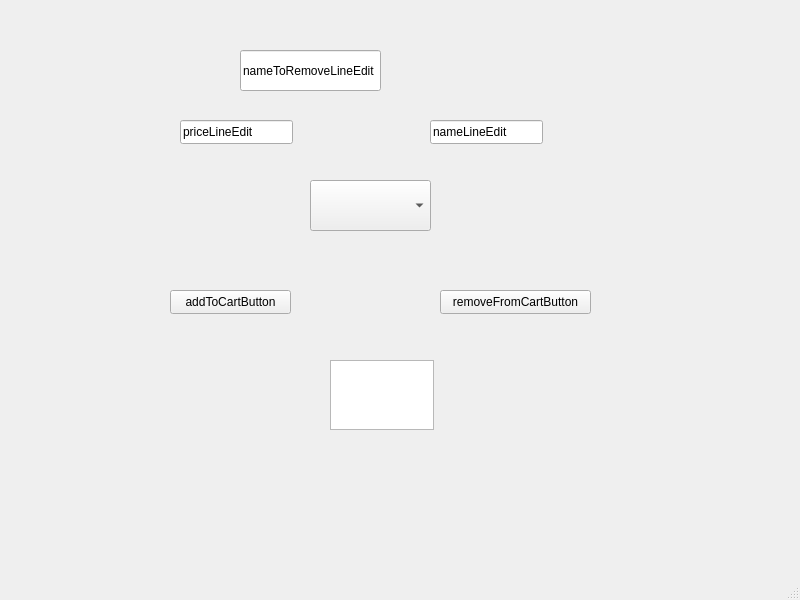
<?xml version="1.0" encoding="UTF-8"?>
<ui version="4.0">
 <class>MainWindow</class>
 <widget class="QMainWindow" name="MainWindow">
  <property name="geometry">
   <rect>
    <x>0</x>
    <y>0</y>
    <width>800</width>
    <height>600</height>
   </rect>
  </property>
  <property name="windowTitle">
   <string>MainWindow</string>
  </property>
  <widget class="QWidget" name="centralwidget">
   <widget class="QLineEdit" name="priceLineEdit">
    <property name="geometry">
     <rect>
      <x>180</x>
      <y>120</y>
      <width>113</width>
      <height>24</height>
     </rect>
    </property>
    <property name="text">
     <string>priceLineEdit</string>
    </property>
   </widget>
   <widget class="QLineEdit" name="nameLineEdit">
    <property name="geometry">
     <rect>
      <x>430</x>
      <y>120</y>
      <width>113</width>
      <height>24</height>
     </rect>
    </property>
    <property name="text">
     <string>nameLineEdit</string>
    </property>
   </widget>
   <widget class="QComboBox" name="partComboBox">
    <property name="geometry">
     <rect>
      <x>310</x>
      <y>180</y>
      <width>121</width>
      <height>51</height>
     </rect>
    </property>
   </widget>
   <widget class="QPushButton" name="addToCartButton">
    <property name="geometry">
     <rect>
      <x>170</x>
      <y>290</y>
      <width>121</width>
      <height>24</height>
     </rect>
    </property>
    <property name="text">
     <string>addToCartButton</string>
    </property>
   </widget>
   <widget class="QPushButton" name="removeFromCartButton">
    <property name="geometry">
     <rect>
      <x>440</x>
      <y>290</y>
      <width>151</width>
      <height>24</height>
     </rect>
    </property>
    <property name="text">
     <string>removeFromCartButton</string>
    </property>
   </widget>
   <widget class="QTextEdit" name="cartTextEdit">
    <property name="geometry">
     <rect>
      <x>330</x>
      <y>360</y>
      <width>104</width>
      <height>70</height>
     </rect>
    </property>
   </widget>
   <widget class="QLineEdit" name="nameToRemoveLineEdit">
    <property name="geometry">
     <rect>
      <x>240</x>
      <y>50</y>
      <width>141</width>
      <height>41</height>
     </rect>
    </property>
    <property name="text">
     <string>nameToRemoveLineEdit</string>
    </property>
   </widget>
  </widget>
  <widget class="QMenuBar" name="menubar">
   <property name="geometry">
    <rect>
     <x>0</x>
     <y>0</y>
     <width>800</width>
     <height>21</height>
    </rect>
   </property>
  </widget>
  <widget class="QStatusBar" name="statusbar"/>
 </widget>
 <resources/>
 <connections/>
</ui>
